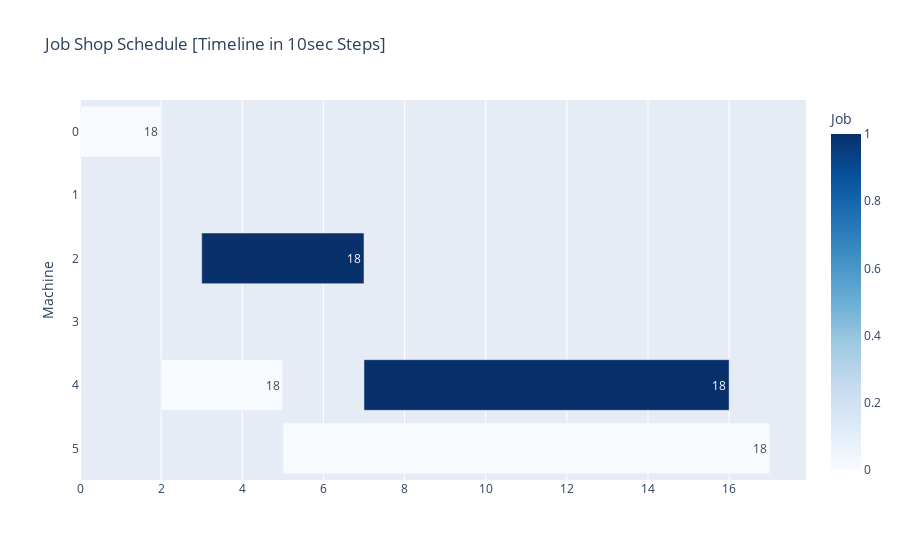

Write notebook code for a chart like this one.
### Code cell
get_qubo_ganttchart(df_schedule)

### Figure 1 — Plotly figure (JSON) as saved in the notebook; plotly's stock layout.template omitted (floating-point values rounded to 4 significant figures)
{"data": [{"alignmentgroup": "True", "base": [0, 2, 5, 3, 7], "hovertemplate": "StartTime=%{base}<br>FinishTime=%{x}<br>Machine=%{y}<br>DueDate=%{text}<br>Job=%{marker.color}<extra></extra>", "legendgroup": "", "marker": {"color": [0, 0, 0, 1, 1], "coloraxis": "coloraxis"}, "name": "", "offsetgroup": "", "orientation": "h", "showlegend": false, "text": [18, 18, 18, 18, 18], "textposition": "auto", "type": "bar", "x": [2, 3, 12, 4, 9], "xaxis": "x", "y": [0, 4, 5, 2, 4], "yaxis": "y"}], "layout": {"barmode": "overlay", "coloraxis": {"colorbar": {"title": {"text": "Job"}}, "colorscale": [[0, "rgb(247,251,255)"], [0.125, "rgb(222,235,247)"], [0.25, "rgb(198,219,239)"], [0.375, "rgb(158,202,225)"], [0.5, "rgb(107,174,214)"], [0.625, "rgb(66,146,198)"], [0.75, "rgb(33,113,181)"], [0.875, "rgb(8,81,156)"], [1, "rgb(8,48,107)"]]}, "legend": {"tracegroupgap": 0}, "title": {"text": "Job Shop Schedule [Timeline in 10sec Steps]"}, "xaxis": {"anchor": "y", "domain": [0, 1], "type": "linear"}, "yaxis": {"anchor": "x", "autorange": "reversed", "domain": [0, 1], "title": {"text": "Machine"}}}}
